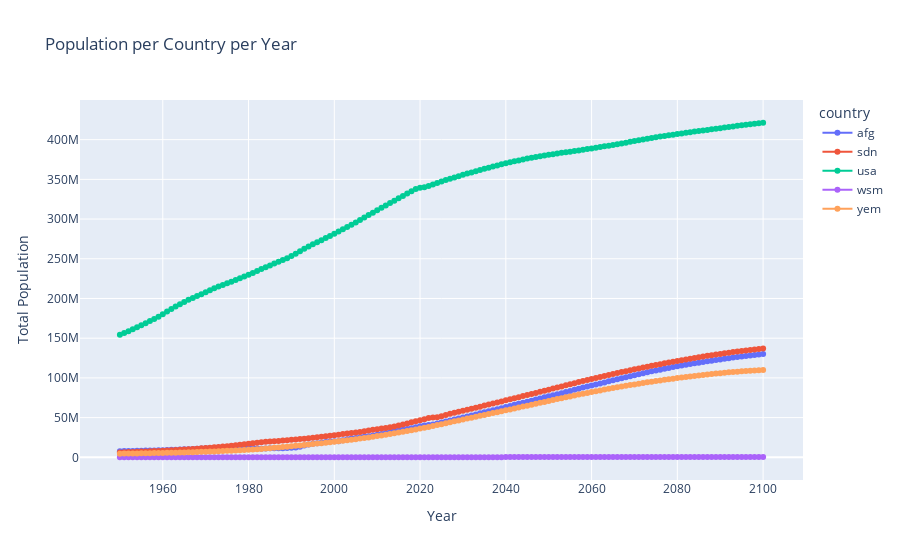

Write notebook code for a chart like this one.
### Code cell
#read the data 
df_usa = pd.read_csv("/workspaces/07-visualization-ayabz22/ddf--datapoints--population--by--country--age--gender--year/ddf--datapoints--population--by--country-usa--age--gender--year.csv")
df_afg = pd.read_csv("/workspaces/07-visualization-ayabz22/ddf--datapoints--population--by--country--age--gender--year/ddf--datapoints--population--by--country-afg--age--gender--year.csv")
df_wsm= pd.read_csv("/workspaces/07-visualization-ayabz22/ddf--datapoints--population--by--country--age--gender--year/ddf--datapoints--population--by--country-wsm--age--gender--year.csv")
df_sdn = pd.read_csv("/workspaces/07-visualization-ayabz22/ddf--datapoints--population--by--country--age--gender--year/ddf--datapoints--population--by--country-sdn--age--gender--year.csv")
df_yem = pd.read_csv("/workspaces/07-visualization-ayabz22/ddf--datapoints--population--by--country--age--gender--year/ddf--datapoints--population--by--country-yem--age--gender--year.csv")

#combine them 
df = pd.concat([
    df_usa,
    df_afg,
    df_wsm,
    df_sdn,
    df_yem
], axis=0, ignore_index=True) 

#find the total population by year and country 
total_population = df.groupby(['year', 'country'])['population'].sum().reset_index() 

countries = ['usa', 'afg', 'wsm', 'sdn', 'yem']
total_population = total_population[total_population['country'].isin(countries)]
print(total_population)

plt.figure(figsize=(10, 6))

px.line(
    total_population,
    x='year',  
    y='population',  
    color='country',  
    markers=True, 
    title='Population per Country per Year',  
    labels={'population': 'Total Population', 'year': 'Year'},  
)

### Figure 1 — Plotly figure (JSON) as saved in the notebook; plotly's stock layout.template omitted (floating-point values rounded to 4 significant figures; data arrays with more than 128 entries replaced by an {"elided": "..."} marker saying what was removed)
{"data": [{"hovertemplate": "country=afg<br>Year=%{x}<br>Total Population=%{y}<extra></extra>", "legendgroup": "afg", "line": {"color": "#636efa", "dash": "solid"}, "marker": {"symbol": "circle"}, "mode": "lines+markers", "name": "afg", "orientation": "v", "showlegend": true, "type": "scatter", "x": {"elided": "151 int values"}, "xaxis": "x", "y": {"elided": "151 int values"}, "yaxis": "y"}, {"hovertemplate": "country=sdn<br>Year=%{x}<br>Total Population=%{y}<extra></extra>", "legendgroup": "sdn", "line": {"color": "#EF553B", "dash": "solid"}, "marker": {"symbol": "circle"}, "mode": "lines+markers", "name": "sdn", "orientation": "v", "showlegend": true, "type": "scatter", "x": {"elided": "151 int values"}, "xaxis": "x", "y": {"elided": "151 int values"}, "yaxis": "y"}, {"hovertemplate": "country=usa<br>Year=%{x}<br>Total Population=%{y}<extra></extra>", "legendgroup": "usa", "line": {"color": "#00cc96", "dash": "solid"}, "marker": {"symbol": "circle"}, "mode": "lines+markers", "name": "usa", "orientation": "v", "showlegend": true, "type": "scatter", "x": {"elided": "151 int values"}, "xaxis": "x", "y": {"elided": "151 int values"}, "yaxis": "y"}, {"hovertemplate": "country=wsm<br>Year=%{x}<br>Total Population=%{y}<extra></extra>", "legendgroup": "wsm", "line": {"color": "#ab63fa", "dash": "solid"}, "marker": {"symbol": "circle"}, "mode": "lines+markers", "name": "wsm", "orientation": "v", "showlegend": true, "type": "scatter", "x": {"elided": "151 int values"}, "xaxis": "x", "y": {"elided": "151 int values"}, "yaxis": "y"}, {"hovertemplate": "country=yem<br>Year=%{x}<br>Total Population=%{y}<extra></extra>", "legendgroup": "yem", "line": {"color": "#FFA15A", "dash": "solid"}, "marker": {"symbol": "circle"}, "mode": "lines+markers", "name": "yem", "orientation": "v", "showlegend": true, "type": "scatter", "x": {"elided": "151 int values"}, "xaxis": "x", "y": {"elided": "151 int values"}, "yaxis": "y"}], "layout": {"legend": {"title": {"text": "country"}, "tracegroupgap": 0}, "title": {"text": "Population per Country per Year"}, "xaxis": {"anchor": "y", "domain": [0, 1], "title": {"text": "Year"}}, "yaxis": {"anchor": "x", "domain": [0, 1], "title": {"text": "Total Population"}}}}
